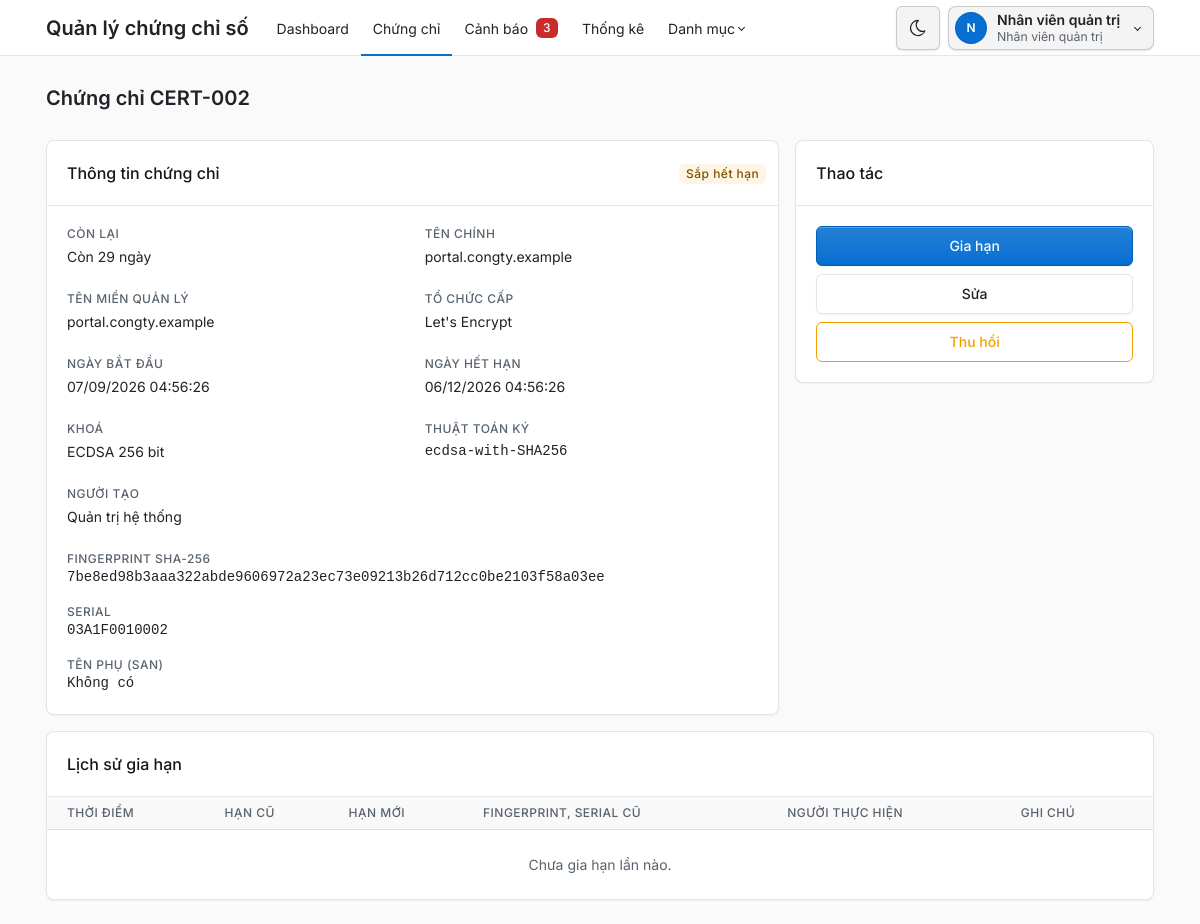
Screenshot of /admin/chung_chi_xem.php?id=2 (signed in) with the database file from the repository.
### tables this page shows
CREATE TABLE users (
    id INT UNSIGNED AUTO_INCREMENT PRIMARY KEY,
    username VARCHAR(50) NOT NULL UNIQUE,
    password_hash VARCHAR(255) NOT NULL,
    full_name VARCHAR(100) NOT NULL,
    role_id INT UNSIGNED NOT NULL,
    is_locked TINYINT(1) NOT NULL DEFAULT 0,  
     
    failed_logins TINYINT UNSIGNED NOT NULL DEFAULT 0,
    locked_until DATETIME NULL,
    CONSTRAINT fk_users_role FOREIGN KEY (role_id) REFERENCES roles (id) ON DELETE RESTRICT
);

CREATE TABLE roles (
    id INT UNSIGNED AUTO_INCREMENT PRIMARY KEY,
    name VARCHAR(50) NOT NULL UNIQUE
);

CREATE TABLE certificate_authorities (
    id INT UNSIGNED AUTO_INCREMENT PRIMARY KEY,
    name VARCHAR(100) NOT NULL UNIQUE,
    country VARCHAR(100) NOT NULL,
    is_trusted TINYINT(1) NOT NULL DEFAULT 1
);

CREATE TABLE domains (
    id INT UNSIGNED AUTO_INCREMENT PRIMARY KEY,
    domain_name VARCHAR(255) NOT NULL UNIQUE,
    server_id INT UNSIGNED NOT NULL,
    CONSTRAINT fk_domains_server FOREIGN KEY (server_id) REFERENCES servers (id) ON DELETE RESTRICT
);

### src/khoi_dong.php (called while the page is built, shortened)
<?php
require_once __DIR__ . '/../config/db.php';
require_once __DIR__ . '/auth.php';
function e(?string $chuoi): string
{
    return htmlspecialchars((string) $chuoi, ENT_QUOTES, 'UTF-8');
}
function url(string $duongDan): string
{
    $thuMucPublic = str_replace('\\', '/', realpath(__DIR__ . '/../public'));
    $gocWeb = str_replace('\\', '/', realpath($_SERVER['DOCUMENT_ROOT']));
    return substr($thuMucPublic, strlen($gocWeb)) . '/' . $duongDan;
}

### src/auth.php (called while the page is built, shortened)
<?php
function nguoiDungHienTai(PDO $pdo): ?array
{
    $cau = $pdo->prepare('SELECT u.id, u.username, u.full_name, r.name AS role_name
                          FROM users u JOIN roles r ON r.id = u.role_id
                          WHERE u.id = ? AND u.is_locked = 0');
    $cau->execute([$_SESSION['user_id']]);
    return $cau->fetch() ?: null;
}
function yeuCauDangNhap(PDO $pdo): array
{
    $nguoi = nguoiDungHienTai($pdo);
    return $nguoi;
}

### src/chung_chi.php (called while the page is built, shortened)
<?php
function timChungChi(PDO $pdo, int $id): ?array
{
    $cau = $pdo->prepare('SELECT c.*, a.name AS ca_name, d.domain_name, u.full_name AS created_by_name
                          FROM v_certificates c
                          JOIN certificate_authorities a ON a.id = c.ca_id
                          JOIN domains d ON d.id = c.domain_id
                          JOIN users u ON u.id = c.created_by
                          WHERE c.id = ?');
    $cau->execute([$id]);
    return $cau->fetch() ?: null;
}
function lichSuGiaHan(PDO $pdo, int $idChungChi): array
{
    $cau = $pdo->prepare('SELECT r.*, u.full_name AS renewed_by_name
                          FROM renewals r JOIN users u ON u.id = r.renewed_by
                          WHERE r.certificate_id = ?
                          ORDER BY r.renewed_at DESC, r.id DESC');
    $cau->execute([$idChungChi]);
    return $cau->fetchAll();
}
function demCanhBaoMoi(PDO $pdo): int
{
    return (int) $pdo->query('SELECT COUNT(*) FROM ' . CANH_BAO_DANG_XET . " AND a.status = 'new'")->fetchColumn();
}
function moTaSoNgay(array $chungChi): string
{
    $soNgay = (int) $chungChi['days_left'];
    return 'Còn ' . $soNgay . ' ngày';
}

### public/admin/chung_chi_xem.php (the view, shortened to what this page needs)
<?php
require __DIR__ . '/../../src/khoi_dong.php';
require __DIR__ . '/../../src/chung_chi.php';
$pdo = ketNoiCsdl();
$nguoi = yeuCauDangNhap($pdo);
$cc = timChungChi($pdo, (int) ($_GET['id'] ?? 0));
$lichSu = lichSuGiaHan($pdo, (int) $cc['id']);
$ngayGio = fn(string $giaTri): string => date('d/m/Y H:i:s', strtotime($giaTri));
$trangHienTai = 'chung_chi';
require __DIR__ . '/../../views/dau_trang.php';
require __DIR__ . '/../../views/tieu_de_trang.php';
?>
<div class="page-body">
    <div class="container-xl">
        <div class="row row-cards">
            <div class="col-lg-8">
                <div class="card">
                    <div class="card-header">
                        <h2 class="card-title">Thông tin chứng chỉ</h2>
                        <div class="card-actions">
                            <?php
                            require __DIR__ . '/../../views/nhan_trang_thai.php';
                            ?>
                        </div>
                    </div>
                    <div class="card-body">
                        <div class="datagrid">
                            <div class="datagrid-item">
                                <div class="datagrid-title">Còn lại</div>
                                <div class="datagrid-content"><?= e(moTaSoNgay($cc)) ?></div>
                            </div>
                            <div class="datagrid-item">
                                <div class="datagrid-title">Tên chính</div>
                                <div class="datagrid-content"><?= e($cc['subject_cn']) ?></div>
                            </div>
                            <div class="datagrid-item">
                                <div class="datagrid-title">Tên miền quản lý</div>
                                <div class="datagrid-content"><?= e($cc['domain_name']) ?></div>
                            </div>
                            <div class="datagrid-item">
                                <div class="datagrid-title">Tổ chức cấp</div>
                                <div class="datagrid-content"><?= e($cc['ca_name']) ?></div>
                            </div>
                            <div class="datagrid-item">
                                <div class="datagrid-title">Ngày bắt đầu</div>
                                <div class="datagrid-content"><?= e($ngayGio($cc['valid_from'])) ?></div>
                            </div>
                            <div class="datagrid-item">
                                <div class="datagrid-title">Ngày hết hạn</div>
                                <div class="datagrid-content"><?= e($ngayGio($cc['valid_to'])) ?></div>
                            </div>
                            <div class="datagrid-item">
                                <div class="datagrid-title">Khoá</div>
                                <div class="datagrid-content"><?= e($cc['key_algorithm']) ?> <?= (int) $cc['key_size'] ?> bit</div>
                            </div>
                            <div class="datagrid-item">
                                <div class="datagrid-title">Thuật toán ký</div>
                                <div class="datagrid-content ma-so"><?= e($cc['signature_algorithm']) ?></div>
                            </div>
                            <div class="datagrid-item">
                                <div class="datagrid-title">Người tạo</div>
                                <div class="datagrid-content"><?= e($cc['created_by_name']) ?></div>
                            </div>
                        </div>
                        <div class="mt-4">
                            <div class="datagrid-title">Fingerprint SHA-256</div>
                            <div class="ma-so text-break"><?= $cc['fingerprint_sha256'] === null ? 'Chưa có' : e($cc['fingerprint_sha256']) ?></div>
                        </div>
                        <div class="mt-3">
                            <div class="datagrid-title">Serial</div>
                            <div class="ma-so text-break"><?= $cc['serial'] === null ? 'Chưa có' : e($cc['serial']) ?></div>
                        </div>
                        <div class="mt-3">
                            <div class="datagrid-title">Tên phụ (SAN)</div>
                            <div class="ma-so text-break"><?= $cc['san'] === null ? 'Không có' : e($cc['san']) ?></div>
                        </div>
                    </div>
                </div>
            </div>
            <div class="col-lg-4">
                <div class="card">
                    <div class="card-header"><h2 class="card-title">Thao tác</h2></div>
                    <div class="card-body d-grid gap-2">
                        <?php if (!$cc['is_revoked']): ?>
                            <a class="btn btn-primary" href="<?= e(url('admin/chung_chi_gia_han.php?id=' . (int) $cc['id'])) ?>">Gia hạn</a>
                        <?php endif; ?>
                        <a class="btn" href="<?= e(url('admin/chung_chi_form.php?id=' . (int) $cc['id'])) ?>">Sửa</a>
                        <?php if (!$cc['is_revoked']): ?>
                            <form method="post" action="<?= e(url('admin/chung_chi_thao_tac.php')) ?>" class="d-grid"
                                  data-xac-nhan="Thu hồi chứng chỉ <?= e($cc['cert_code']) ?>? Không thể hoàn tác.">
                                <button class="btn btn-outline-warning" name="hanh_dong" value="thu_hoi">Thu hồi</button>
                            </form>
                        <?php endif; ?>
                    </div>
                </div>
            </div>
            <div class="col-12">
                <div class="card">
                    <div class="card-header"><h2 class="card-title">Lịch sử gia hạn</h2></div>
                    <div class="table-responsive">
                        <table class="table table-vcenter card-table">
                            <thead>
                                <tr>
                                    <th>Thời điểm</th>
                                    <th>Hạn cũ</th>
                                    <th>Hạn mới</th>
                                    <th>Fingerprint, serial cũ</th>
                                    <th>Người thực hiện</th>
                                    <th>Ghi chú</th>
                                </tr>
                            </thead>
                            <tbody>
                                <?php if ($lichSu === []): ?>
                                    <tr><td colspan="6" class="text-center text-secondary py-4">Chưa gia hạn lần nào.</td></tr>
                                <?php endif; ?>
                            </tbody>
                        </table>
                    </div>
                </div>
            </div>
        </div>
    </div>
</div>
<?php require __DIR__ . '/../../views/cuoi_trang.php'; ?>

### views/dau_trang.php (shortened to what this page needs)
<?php
$nguoi ??= null;
$trangHienTai ??= '';
$coThanhRieng ??= false;
$soCanhBaoMenu = 0;
if ($nguoi !== null) {
    require_once __DIR__ . '/../src/chung_chi.php';
    $soCanhBaoMenu = demCanhBaoMoi($pdo);
}
$trongDanhMuc = in_array($trangHienTai, ['may_chu', 'ten_mien', 'to_chuc_cap'], true);
$nutGiaoDien = <<<'HTML'
<button type="button" class="nav-link px-2 bg-transparent border-0" data-doi-giao-dien
        title="Đổi giao diện sáng/tối" aria-label="Đổi giao diện sáng/tối">
    <svg class="icon hide-theme-dark" xmlns="http://www.w3.org/2000/svg" width="24" height="24" viewBox="0 0 24 24" fill="none" stroke="currentColor" stroke-width="2" stroke-linecap="round" stroke-linejoin="round" aria-hidden="true"><path d="M12 3c.132 0 .263 0 .393 0a7.5 7.5 0 0 0 7.92 12.446a9 9 0 1 1 -8.313 -12.454z"/></svg>
    <svg class="icon hide-theme-light" xmlns="http://www.w3.org/2000/svg" width="24" height="24" viewBox="0 0 24 24" fill="none" stroke="currentColor" stroke-width="2" stroke-linecap="round" stroke-linejoin="round" aria-hidden="true"><circle cx="12" cy="12" r="4"/><path d="M3 12h1m8 -9v1m8 8h1m-9 8v1m-6.4 -15.4l.7 .7m12.1 -.7l-.7 .7m0 11.4l.7 .7m-12.1 -.7l-.7 .7"/></svg>
</button>
HTML;
?>
<!doctype html>
<html lang="vi" data-bs-theme="light">
<head>
    <link rel="stylesheet" href="<?= e(url('assets/tabler/tabler.min.css')) ?>">
    <link rel="stylesheet" href="<?= e(url('assets/inter/inter.css')) ?>">
    <link rel="stylesheet" href="<?= e(url('assets/app.css')) ?>">
</head>
<body>
<?php if ($nguoi === null && !$coThanhRieng): ?>
    <div class="position-absolute top-0 end-0 p-3"><?= $nutGiaoDien ?></div>
<?php elseif ($nguoi !== null): ?>
    <div class="page">
        <header class="navbar navbar-expand-md d-print-none">
            <div class="container-xl">
                <a class="navbar-brand me-3 ten-he-thong-qt" href="<?= e(url('index.php')) ?>">Quản lý chứng chỉ số</a>
                <div class="navbar-nav flex-row order-md-last align-items-center thanh-tai-khoan">
                    <?= $nutGiaoDien ?>
                    <div class="nav-item dropdown">
                        <a href="#" class="nut-tai-khoan dropdown-toggle" data-bs-toggle="dropdown" aria-label="Mở menu tài khoản">
                            <span class="avatar avatar-sm"><?= e(mb_substr($nguoi['full_name'], 0, 1)) ?></span>
                            <span class="d-none d-md-block">
                                <span class="d-block nut-tai-khoan-ten"><?= e($nguoi['full_name']) ?></span>
                                <span class="d-block small text-secondary"><?= e($nguoi['role_name']) ?></span>
                            </span>
                        </a>
                    </div>
                </div>
                <div class="collapse navbar-collapse" id="menu-chinh">
                    <ul class="navbar-nav">
                        <li class="nav-item <?= $trangHienTai === 'dashboard' ? 'active' : '' ?>">
                            <a class="nav-link" href="<?= e(url('admin/index.php')) ?>">Dashboard</a>
                        </li>
                        <li class="nav-item <?= $trangHienTai === 'chung_chi' ? 'active' : '' ?>">
                            <a class="nav-link" href="<?= e(url('admin/chung_chi.php')) ?>">Chứng chỉ</a>
                        </li>
                        <li class="nav-item <?= $trangHienTai === 'canh_bao' ? 'active' : '' ?>">
                            <a class="nav-link" href="<?= e(url('admin/canh_bao.php')) ?>">
                                Cảnh báo
                                <?php if ($soCanhBaoMenu > 0): ?>
                                    <span class="badge so-canh-bao ms-2"><?= $soCanhBaoMenu ?><span class="visually-hidden"> cảnh báo mới</span></span>
                                <?php endif; ?>
                            </a>
                        </li>
                        <li class="nav-item <?= $trangHienTai === 'thong_ke' ? 'active' : '' ?>">
                            <a class="nav-link" href="<?= e(url('admin/thong_ke.php')) ?>">Thống kê</a>
                        </li>
                        <li class="nav-item dropdown <?= $trongDanhMuc ? 'active' : '' ?>">
                            <a class="nav-link dropdown-toggle" href="#" data-bs-toggle="dropdown" role="button" aria-expanded="false">Danh mục</a>
                        </li>
                    </ul>
                </div>
            </div>
        </header>
        <div class="page-wrapper">
<?php endif; ?>

### public/assets/app.css (style rules this page uses)
:root, [data-bs-theme="light"] { --tblr-font-sans-serif: "Inter", "Segoe UI", system-ui, -apple-system, sans-serif; --tblr-body-font-family: var(--tblr-font-sans-serif); --tblr-body-line-height: 1.5; --tblr-body-color: #1f2328; --tblr-secondary: #59636e; --tblr-secondary-color: #59636e; }
@media screen { html { overflow-y: scroll; } }
.ma-so { font-family: var(--tblr-font-monospace); }
.table-responsive { position: relative; }
.so-canh-bao { background: #c92a2a; color: #fff; }
.card-table > tbody > tr > td { padding-bottom: 0.6rem; padding-top: 0.6rem; }
.thanh-tai-khoan { --khoi-bong: 0 1px 2px rgba(10, 14, 20, 0.1); --khoi-nen: rgba(10, 14, 20, 0.045); --khoi-nen-re: rgba(10, 14, 20, 0.09); --khoi-vien: rgba(10, 14, 20, 0.18); --khoi-vien-re: rgba(10, 14, 20, 0.34); gap: 0.5rem; }
.nut-tai-khoan { align-items: center; background: var(--khoi-nen); border: 1px solid var(--khoi-vien); border-radius: 0.5rem; box-shadow: var(--khoi-bong); color: var(--tblr-body-color); display: flex; gap: 0.625rem; line-height: 1.3; min-height: 2.75rem; padding: 0.25rem 0.75rem 0.25rem 0.375rem; transition: background-color 0.15s ease, border-color 0.15s ease; }
.nut-tai-khoan .avatar { background: var(--tblr-primary); color: #fff; font-weight: 600; }
.nut-tai-khoan-ten { font-weight: 600; }
.thanh-tai-khoan [data-doi-giao-dien] { align-items: center; background-color: var(--khoi-nen) !important; border: 1px solid var(--khoi-vien) !important; border-radius: 0.5rem; box-shadow: var(--khoi-bong); display: flex; height: 2.75rem; justify-content: center; transition: background-color 0.15s ease, border-color 0.15s ease; width: 2.75rem; }

### rows the page displays
users: full_name "N", full_name "Nhân viên quản trị", role.name "Nhân viên quản trị"
certificate_authorities: domains.domain_name "portal.congty.example", name "Let's Encrypt", users.full_name "Quản trị hệ thống"

### other values shown
$soCanhBaoMenu "3"
$tieuDe "Chứng chỉ CERT-002"
$thongTinTrangThai['nhan'] "Sắp hết hạn"
moTaSoNgay($cc) "Còn 29 ngày"
$cc['subject_cn'] "portal.congty.example"
$ngayGio($cc['valid_from']) "07/09/2026 04:56:26"
$ngayGio($cc['valid_to']) "06/12/2026 04:56:26"
$cc['key_algorithm'] "ECDSA"
$cc['key_size'] "256"
$cc['signature_algorithm'] "ecdsa-with-SHA256"
$cc['fingerprint_sha256'] "7be8ed98b3aaa322abde9606972a23ec73e09213b26d712cc0be2103f58a03ee"
$cc['serial'] "03A1F0010002"
